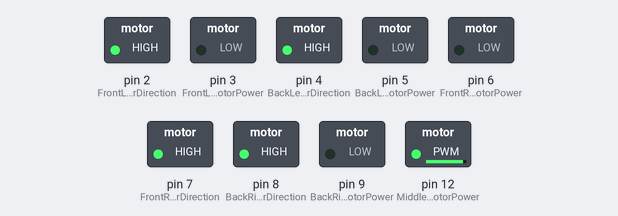
Bench run of a sketch on a simulated Arduino Uno, built with avr-gcc and run on an emulated ATmega328P. Parts: switched loads named in the sketch (green lamp = pin HIGH).

Above: at 0.1 s.
Timing chart, 0 to 1.6 s (numbered marks = the images above):
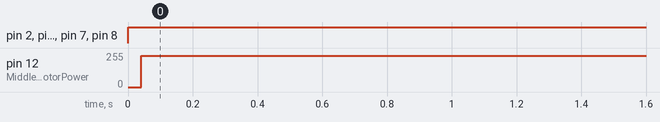

Measured:
- by itself, pin 12 (MiddleRightMotorPower): 0/255 → 234/255 at 0.04 s
- by itself, pin 2 (FrontLeftMotorDirection), pin 4 (BackLeftMotorDirection), pin 7 (FrontRightMotorDirection), pin 8 (BackRightMotorDirection): LOW → HIGH at 0.00 s

The sketch:

StearingWheel.ino
```cpp
#define FrontRightMotorPower 6
#define MiddleRightMotorPower 12
#define BackRightMotorPower 9
#define FrontLeftMotorPower 3
#define MiddleLeftMotorPower 12
#define BackLeftMotorPower 5
#define FrontRightMotorDirection 7
#define MiddleRightMotorDirection 12
#define BackRightMotorDirection 8
#define FrontLeftMotorDirection 2
#define MiddleLeftMotorDirection 12
#define BackLeftMotorDirection 4
#define FrontRightServo 12
#define MiddleRightServo 12
#define BackRightServo 12
#define FrontLeftServo 12
#define MiddleLeftServo 12
#define BackLeftServo 12
#define num 64
int Lpower, Rpower;
int8_t LStickX, LStickY, RStickX, RStickY, Cross, Circle, Square, Triangle, RTrigger;
int deadZone = 20, endZone = 140, magL, magR, center = 90, driveMode = 2;
double degreeL, degreeR;
byte inputs[num] = {};
byte header[4] = {255, 254, 253, 252};

void StearingWheel()
{
  if (LStickY >= 0)
  {
    digitalWrite(FrontLeftMotorDirection, HIGH);
    digitalWrite(MiddleLeftMotorDirection, HIGH);
    digitalWrite(BackLeftMotorDirection, HIGH);
    digitalWrite(FrontRightMotorDirection, HIGH);
    digitalWrite(MiddleRightMotorDirection, HIGH);
    digitalWrite(BackRightMotorDirection, HIGH);
  }
  else
  {
    digitalWrite(FrontLeftMotorDirection, LOW);
    digitalWrite(MiddleLeftMotorDirection, LOW);
    digitalWrite(BackLeftMotorDirection, LOW);
    digitalWrite(FrontRightMotorDirection, LOW);
    digitalWrite(MiddleRightMotorDirection, LOW);
    digitalWrite(BackRightMotorDirection, LOW);
  }
  Lpower = LStickY;
  Rpower = LStickY;
  if (RTrigger == 1)
  {
    Lpower = (Lpower / 2);
    Rpower = (Rpower / 2);
  }
  analogWrite(FrontLeftMotorPower, abs(Lpower));
  analogWrite(MiddleLeftMotorPower, abs(Lpower));
  analogWrite(BackLeftMotorPower, abs(Lpower));
  analogWrite(FrontRightMotorPower, abs(Rpower));
  analogWrite(MiddleRightMotorPower, abs(Rpower));
  analogWrite(BackRightMotorPower, abs(Rpower));

  digitalWrite(MiddleLeftServo, center);
  digitalWrite(MiddleRightServo, center);
  RStickX = map(RStickX, -255, 255, 0, 180);
  digitalWrite(FrontLeftServo, RStickX);
  digitalWrite(FrontRightServo, RStickX);
  RStickX = map(RStickX, -255, 255, 180, 0);
  digitalWrite(BackLeftServo, RStickX);
  digitalWrite(BackRightServo, RStickX);
}

void JoystickZones()
{
  if (LStickX <= deadZone && LStickX >= -deadZone) {
    LStickX = 0;
  }
  if (LStickY <= deadZone && LStickY >= -deadZone) {
    LStickY = 0;
  }
  if (RStickX <= deadZone && RStickX >= -deadZone) {
    RStickX = 0;
  }
  if (RStickY <= deadZone && RStickY >= -deadZone) {
    RStickY = 0;
  }

  if (LStickX > endZone) {
    LStickX = 255;
  }
  if (LStickY > endZone) {
    LStickY = 255;
  }
  if (RStickX > endZone) {
    RStickX = 255;
  }
  if (RStickY > endZone) {
    RStickY = 255;
  }

  if (LStickX < -endZone) {
    LStickX = -255;
  }
  if (LStickY < -endZone) {
    LStickY = -255;
  }
  if (RStickX < -endZone) {
    RStickX = -255;
  }
  if (RStickY < -endZone) {
    RStickY = -255;
  }
}

void setup()
{
  Serial.begin(9600);
  pinMode(FrontRightMotorPower, OUTPUT);
  pinMode(MiddleRightMotorPower, OUTPUT);
  pinMode(BackRightMotorPower, OUTPUT);
  pinMode(FrontLeftMotorPower, OUTPUT);
  pinMode(MiddleLeftMotorPower, OUTPUT);
  pinMode(BackLeftMotorPower, OUTPUT);
  pinMode(FrontRightMotorDirection, OUTPUT);
  pinMode(MiddleRightMotorDirection, OUTPUT);
  pinMode(BackRightMotorDirection, OUTPUT);
  pinMode(FrontLeftMotorDirection, OUTPUT);
  pinMode(MiddleLeftMotorDirection, OUTPUT);
  pinMode(BackLeftMotorDirection, OUTPUT);
  pinMode(FrontRightServo, OUTPUT);
  pinMode(MiddleRightServo, OUTPUT);
  pinMode(BackRightServo, OUTPUT);
  pinMode(FrontLeftServo, OUTPUT);
  pinMode(MiddleLeftServo, OUTPUT);
  pinMode(BackLeftServo, OUTPUT);
}

void loop()
{
  if (Serial.available() > 7)
  {
    int numBytes = Serial.readBytes(inputs, Serial.available());
    int h = 0;
    int i;
    for (i = 0; i < numBytes; i++)
    {
      if (inputs[i] == header[h])
      {
        if (h == 3)
        { //found it
          i++;
          break;
        }
        h++;
      }
      else
      {
        h = 0;
      }
    }
    if (i < numBytes - 3)
    {
      LStickX = inputs[i];
      LStickY = inputs[i + 1];
      RStickX = inputs[i + 2];
      RStickY = inputs[i + 3];
      Cross = inputs[i + 4];
      Square = inputs[i + 5];
      Circle = inputs[i + 6];
      Triangle = inputs[i + 7];
      RTrigger = inputs[i + 8];
      LStickX = map(LStickX, 0, 1024, -255, 255);
      LStickY = map(LStickY, 0, 1024, -255, 255);
      RStickX = map(RStickX, 0, 1024, -255, 255);
      RStickY = map(RStickY, 0, 1024, -255, 255);
      Serial.flush();
    }
  }
  JoystickZones();
  magL = sqrt(sq(LStickX) + sq(LStickY));
  magR = sqrt(sq(RStickX) + sq(RStickY));
  degreeL = atan(LStickY / LStickX);
  degreeR = atan(RStickY / RStickX);
  StearingWheel();
}
```
